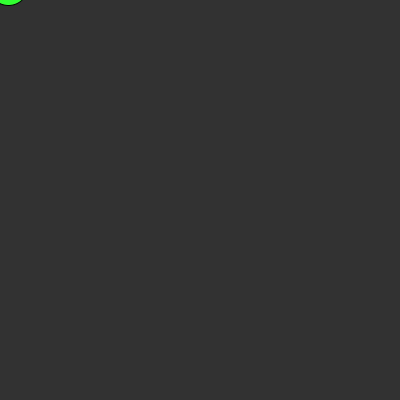
Frame 1 (no input)
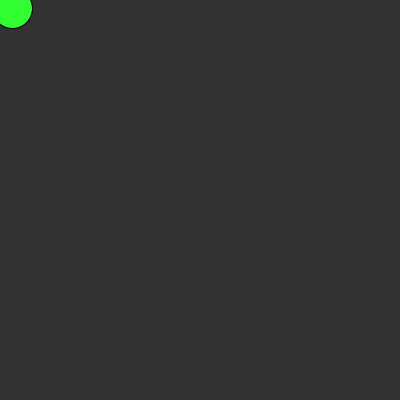
Frame 60 (the mouse pressed at the canvas centre just before this capture)
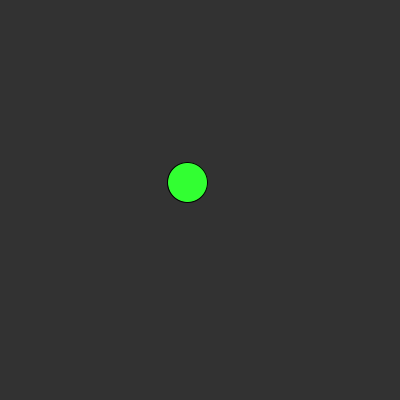
Frame 120 (the mouse held since frame 60 and released just before this capture)

The Processing sketch that drew these frames (run headless with seeded random() and noise(); from frame 60 on, the mouse is pressed at the canvas centre):

// Processing sketch: interactive_random
// ── interactive_random.pde
// Justin Bakse, PUDT 1203, Spring 2013

// interactive_random.pde
// example code demonstrating mouseX and mouseY with random()

void setup() {
  size(400, 400);
  background(100);
}

void draw() {
  background(50,50,50);  // comment out this line to not erase the background each time

  //draw circle
  fill(50, 255, 50);
  ellipse(mouseX + random(-30, 30), 
          mouseY + random(-30, 30), 
          40, 40);
}
